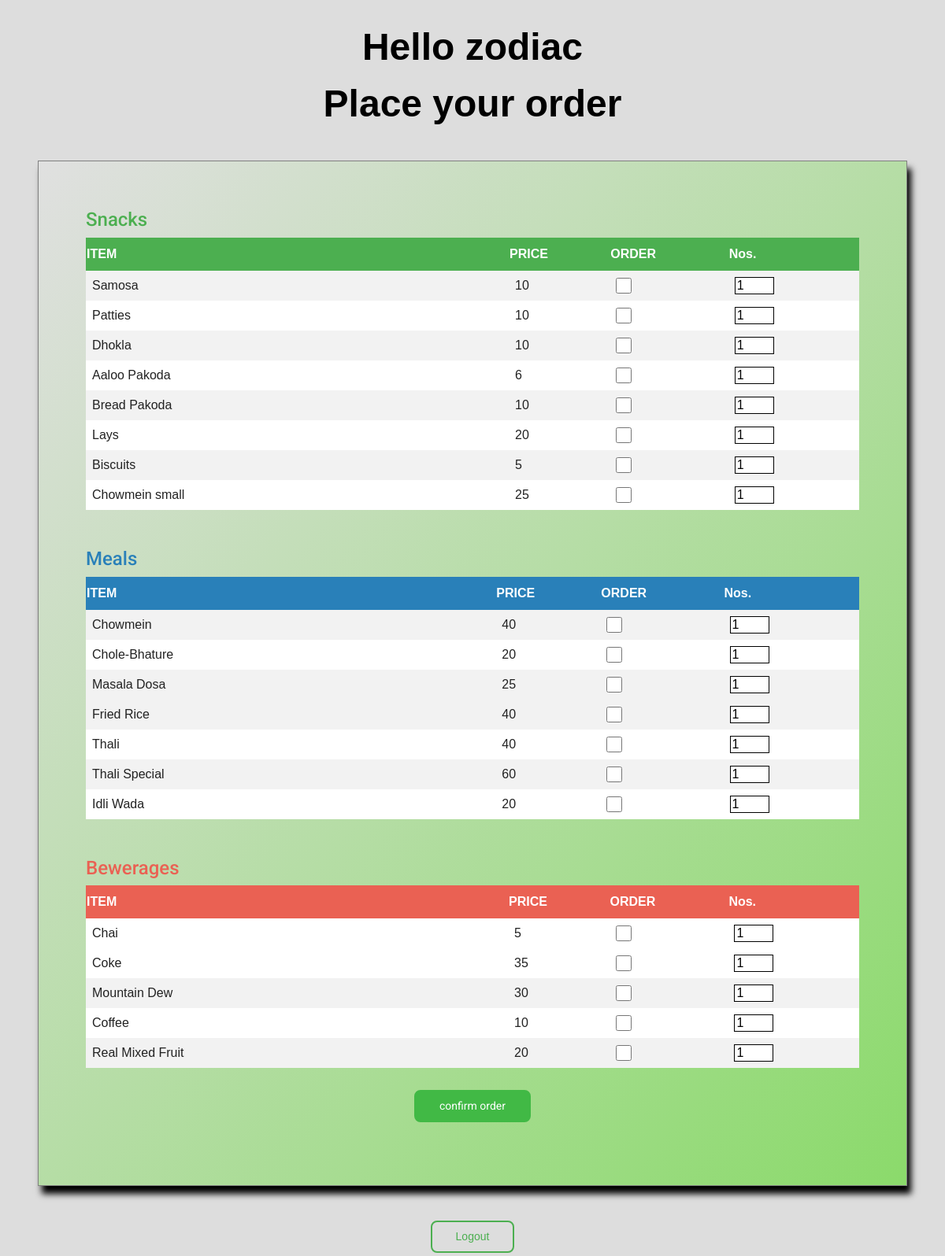
The app's page /verified (signed in) with its own data.
### hello/models.py (models this page shows, shortened)
class menu(models.Model):
    item= models.CharField(max_length = 64)
    code = models.CharField(max_length = 3)
    price = models.IntegerField()
    category = models.CharField(max_length=4,default='meal')

### hello/views.py (the view)
# urls.py: path("verified",views.verified, name="verified"),
def verified(request):
    context ={
        "temp": menu.objects.all()
    }
    return render(request, "hello/verified.html",context)

### hello/templates/hello/verified.html (shortened to what this page needs)
{% extends "hello/layout.html" %}
{% block body %}
<br>
<div class="verified_top">
    <p>Hello <strong>{{ user.username }}</strong>
        <br>
        Place your order
    </p>
</div>
<div class="content2">
    <form action="{% url 'billing' %}" method='post'>
        <h4 style="color: #4CAF50;">Snacks</h4>
        <table id="table1">
        <tr id="table_first">
            <th>ITEM</th>
            <th></th><th></th><th></th><th></th><th></th>
            <th>PRICE</th>
            <th>ORDER</th>
            <th>Nos.</th>
        </tr>
        {% for gg in temp %}
        <tr>
            {% if gg.category == "snax" %}
            <td>{{gg.item}}</td>
            <td></td><td></td><td></td><td></td><td></td>
            <td>{{ gg.price }}</td>
            <td><input type="checkbox" id="check_box" value="1" name="ord{{gg.code}}"></td>
            <td><input type="number" id="quantity" value=1 name="quan{{gg.code}}" min="1" max="20"></td>
            {% endif %}
        </tr>
        {% endfor %}
        </table>
        <br><br>
        <h4 style="color: #2980b9;">Meals</h4>
        <table id="table2">
            <tr id="table_second">
                <th>ITEM</th>
                <th></th><th></th><th></th><th></th><th></th>
                <th>PRICE</th>
                <th>ORDER</th>
            <th>Nos.</th>
            </tr>
            {% for gg in temp %}
            <tr>
                {% if gg.category == "meal" %}
                <td>{{gg.item}}</td>
                <td></td><td></td><td></td><td></td><td></td>
                <td>{{ gg.price }}</td>
                <td><input type="checkbox" id="check_box" value="1" name="ord{{gg.code}}"></td>
                <td><input type="number" id="quantity" value=1 name="quan{{gg.code}}" min="1" max="20"></td>
                {% endif %}
            </tr>
            {% endfor %}
            </table>
        <br><br>
        <h4 style="color:#ea6153;">Bewerages</h4>
        <table id="table3">
            <tr id="table_third">
                <th>ITEM</th>
                <th></th><th></th><th></th><th></th><th></th>
                <th>PRICE</th>
                <th>ORDER</th>
            <th>Nos.</th>
            </tr>
            {% for gg in temp %}
            <tr>
                {% if gg.category == "bewg" %}
                <td>{{gg.item}}</td>
                <td></td><td></td><td></td><td></td><td></td>
                <td>{{ gg.price }}</td>
                <td><input type="checkbox" id="check_box" value="1" name="ord{{gg.code}}"></td>
                <td><input type="number" id="quantity" value=1 name="quan{{gg.code}}" min="1" max="20"></td>
                {% endif %}
            </tr>
            {% endfor %}
        </table>
        <br>
        <div style="justify-content: center; display: flex;">
            <input type="submit" style="position: absolute; display: none;" ><button class="buttonA">confirm order</button>
        </div>
    </form>
</div>
<div class="verified_top">
    <a href="{% url 'logout' %}"><button class="buttonB" >Logout</button></a>
</div>
<br><br>
{% endblock %}

### hello/static/css/main.css (style rules this page uses)
body { margin: 0; padding: 0; background: #DDD; font-size: 16px; color: #222; font-family: 'Roboto', sans-serif; font-weight: 300; }
.content2 { width: auto; background-color: gray; background-image: linear-gradient(to bottom right, rgb(224, 224, 224), rgb(139, 218, 107)); padding:5% 5%; color:#fff; margin-left: 4%; margin-right: 4%; margin-top: 5%; border: 0px solid; box-shadow: 5px 10px 8px black; position:relative; bottom:40px; border: gray 1px solid; }
.verified_top { justify-content: center; display: flex; text-align: center; font-family: Arial, Helvetica, sans-serif; font-weight: bold; font-size:4vw; color: black; }
#quantity { width: 50px; border: solid black 1px; }
#check_box { width: 20px; height: 20px; }

### hello/static/css/index.css (style rules this page uses)
body { margin: 0; padding: 0; align-items: center; align-content: center; height: 100%; }
html { height: 100%; }
#table1 th, #table2 th, #table3 th { padding-top: 12px; padding-bottom: 12px; text-align: left; background-color: #4CAF50; color: white; }
#table1, #table2, #table3 { font-family: Arial, Helvetica, sans-serif; border-collapse: collapse; width: 100%; background-color: white; }
#table1 td, #table2 td, #table3 td { border: 0px solid #ddd; padding: 8px; text-align: left; }
#table1 tr:nth-child(even), #table2 tr:nth-child(even), #table3 tr:nth-child(even) { background-color: #f2f2f2; }
#table1 th, #table2 th, #table3 th { padding-top: 12px; padding-bottom: 12px; text-align:left; background-color: #4CAF50; color: white; }
#table1 th { background-color: #4CAF50; }
#table2 th { background-color: #2980b9; }
#table3 th { background-color: #ea6153; }
.buttonA { padding: 8px 30px; text-align: center; text-decoration: none; display: inline-block; font-size: 14px; margin: 4px 2px; border-radius: 8px; cursor: pointer; transition-duration: 0.3s; background-color: #41b945; color: white; border: 2px solid #41b945; }
.buttonB { padding: 8px 30px; text-align: center; text-decoration: none; display: inline-block; font-size: 14; margin: 4px 2px; border-radius: 8px; cursor: pointer; transition-duration: 0.3s; background: none; color: #4CAF50; border: 2px solid #4CAF50; }

### records on screen
menu: item "Samosa", price "10"
menu: item "Patties", price "10"
menu: item "Dhokla", price "10"
menu: item "Aaloo Pakoda", price "6"
menu: item "Bread Pakoda", price "10"
menu: item "Lays", price "20"
menu: item "Biscuits", price "5"
menu: item "Chowmein small", price "25"
menu: item "Chowmein", price "40"
menu: item "Chole-Bhature", price "20"
menu: item "Masala Dosa", price "25"
menu: item "Fried Rice", price "40"
menu: item "Thali", price "40"
menu: item "Thali Special", price "60"
menu: item "Idli Wada", price "20"
menu: item "Chai", price "5"
menu: item "Coke", price "35"
menu: item "Mountain Dew", price "30"
menu: item "Coffee", price "10"
menu: item "Real Mixed Fruit", price "20"

### other values on screen
{{ user.username }} "zodiac"
